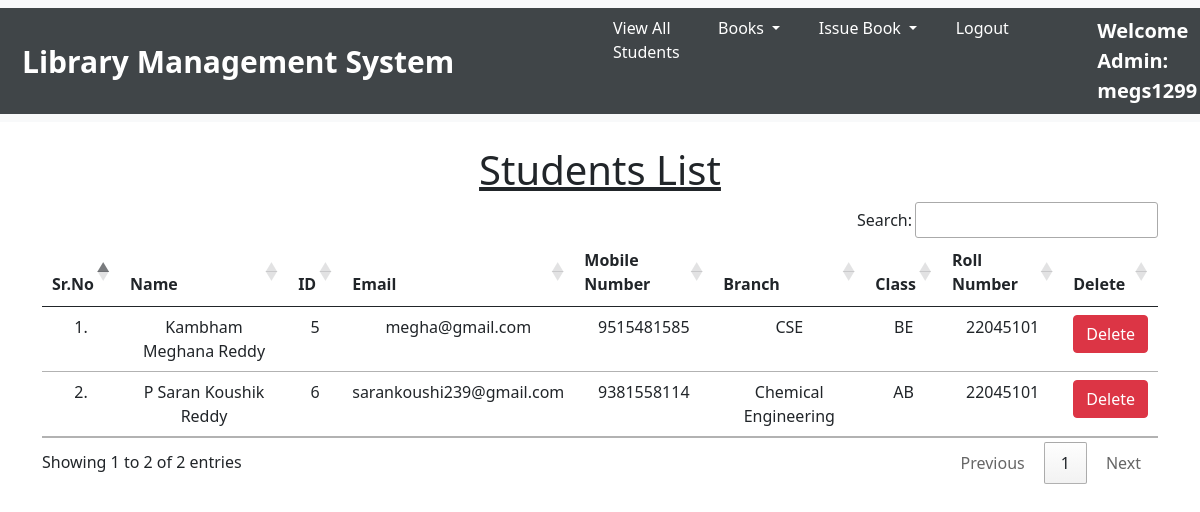
Screenshot of /view_students/ (signed in) with the database file from the repository.
### library/models.py (models this page shows, shortened)
class Student(models.Model):
    user = models.OneToOneField(User, on_delete=models.CASCADE)
    id = models.PositiveIntegerField(primary_key=True)
    classroom = models.CharField(max_length=10)
    branch = models.CharField(max_length=50)
    roll_no = models.CharField(max_length=10)
    phone = models.CharField(max_length=10)
    image = models.ImageField(upload_to="", blank=True)

### library/views.py (the view)
# urls.py: path("view_students/", views.view_students, name="view_students"),
@login_required(login_url = '/admin_login')
def view_students(request):
    students = Student.objects.all()
    return render(request, "view_students.html", {'students':students})

### library/templates/view_students.html (shortened to what this page needs)
{% extends 'admin_navbar.html' %}
{% load static %}
{% block body %}
<div class="container mt-4">
    <h1 class="text-center"><u>Students List</u></h1>
    <table class="table table-hover" id="example">
        <thead>
            <tr class="text-center">
                <th>Sr.No</th>
                <th>Name</th>
                <th>ID</th>
                <th>Email</th>
                <th>Mobile Number</th>
                <th>Branch</th>
                <th>Class</th>
                <th>Roll Number</th>
                <th>Delete</th>
            </tr>
        </thead>
        <tbody>
            {% for student in students %}
            <tr class="text-center">
                <td>{{forloop.counter}}.</td>
                <td>{{student.user.get_full_name}}</td>
                <td>{{student.user.id}}</td>
                <td>{{student.user.email}}</td>
                <td>{{student.phone}}</td>
                <td>{{student.branch}}</td>
                <td>{{student.classroom}}</td>
                <td>{{student.roll_no}}</td>
                <td><a href="/delete_student/{{student.id}}/" class="btn btn-danger" onclick="return confirm('Are you sure you want to delete this student?')">Delete</a></td>
            </tr>
            {% endfor %}
        </tbody>
    </table>
    </div>
{% endblock %}

### library/templates/admin_navbar.html (shortened to what this page needs)
<!doctype html>
<html lang="en">
  <head>
    <link href="https://cdn.jsdelivr.net/npm/bootstrap@5.1.0/dist/css/bootstrap.min.css" rel="stylesheet">
    <link rel="stylesheet" href="https://cdn.datatables.net/1.10.25/css/jquery.dataTables.min.css">
    <link rel="stylesheet" href="https://cdn.datatables.net/buttons/1.7.1/css/buttons.dataTables.min.css">
  </head>
  <body>
    <nav class="navbar navbar-expand-lg navbar-light bg-light">
        <div style="background-color: rgb(64, 69, 72);" class="container-fluid">
          <a style="font-weight: bold;font-size: 30px;color: white;margin-left: 10px;" class="navbar-brand" href="#">Library Management System</a>
          <div class="collapse navbar-collapse" id="navbarSupportedContent">
            <ul class="navbar-nav me-auto mb-2 mb-lg-0">
              <li class="nav-item">
                <a style="color: white;margin-left: 10px;" class="nav-link active" aria-current="page" href="/view_students/">View All Students</a>
              </li>
              <li class="nav-item dropdown">
                <a style="color: white;margin-left: 10px;" class="nav-link dropdown-toggle" href="#" id="navbarDropdown" role="button" data-bs-toggle="dropdown" aria-expanded="false">
                  Books
                </a>
              </li>
              <li class="nav-item dropdown">
                <a style="color: white;margin-left: 10px;" class="nav-link dropdown-toggle" href="#" id="navbarDropdown" role="button" data-bs-toggle="dropdown" aria-expanded="false">
                  Issue Book
                </a>
              </li>
              <li class="nav-item">
                <a style="color: white;margin-left: 10px;" class="nav-link active" aria-current="page" href="/logout/">Logout</a>
              </li>
              <li class="nav-item">
                <a style="color: white;margin-left: 10px;font-weight:bold; font-family:'Segoe UI', Tahoma, Geneva, Verdana, sans-serif; font-size: 20px;" class="nav-link active" href="#">Welcome Admin: {{request.user}}</a>
              </li>
            </ul>
          </div>
        </div>
      </nav>
      {% block body %}
      {% endblock %}
  </body>
</html>

### rows the page displays
Student: user.get_full_name "Kambham Meghana Reddy", user.id "5", user.email "megha@gmail.com", phone "9515481585", branch "CSE", classroom "BE", roll_no "22045101"
Student: user.get_full_name "P Saran Koushik Reddy", user.id "6", user.email "sarankoushi239@gmail.com", phone "9381558114", branch "Chemical Engineering", classroom "AB", roll_no "22045101"

### other values shown
{{ request.user }} "megs1299"
